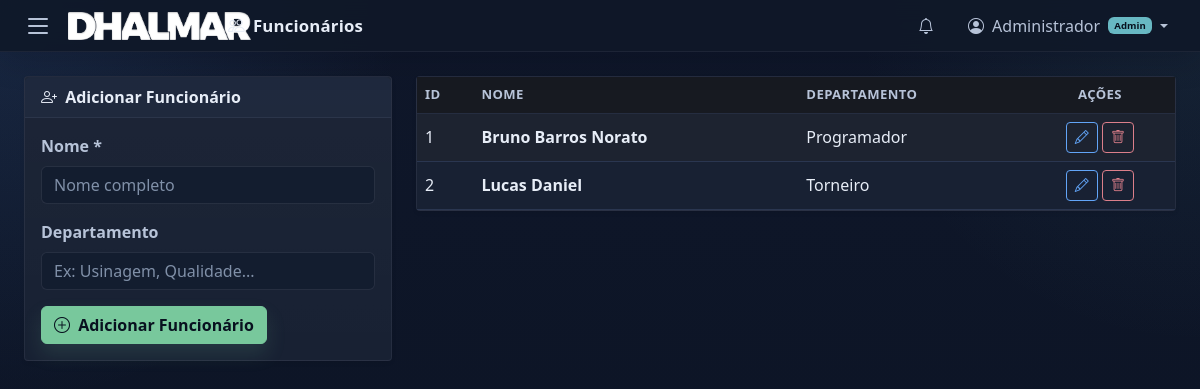
Page /employees/ (signed in) on the committed database.
### app/models.py (models this page shows, shortened)
class User(Base):
    __tablename__ = "users"
    id = Column(Integer, primary_key=True, index=True)
    username = Column(String(100), nullable=False, unique=True)
    full_name = Column(String(200), nullable=False, default="")
    password_hash = Column(String(255), nullable=False)
    role = Column(String(10), nullable=False, default="USER")  # ADMIN or USER
    active = Column(Integer, default=1)  # 1=active, 0=disabled
    created_at = Column(DateTime, default=datetime.utcnow)

class Employee(Base):
    __tablename__ = "employees"
    id = Column(Integer, primary_key=True, index=True)
    name = Column(String(200), nullable=False)
    department = Column(String(200), default="")
    movements = relationship("Movement", back_populates="employee")

### app/routers/employees.py (the view)
@router.get("/")
def employee_list(request: Request, db: Session = Depends(get_db)):
    employees = db.query(Employee).order_by(Employee.name).all()
    return request.app.state.templates.TemplateResponse(
        request=request,
        name="employees/index.html",
        context={"employees": employees},
    )

### app/templates/employees/index.html (shortened to what this page needs)
{% extends "base.html" %}
{% set active_page = "employees" %}
{% block topbar_title %}<i class="bi bi-people me-2"></i>Funcionários{% endblock %}
{% block content %}
<div class="row g-4">
    <div class="col-lg-4">
        <div class="card shadow-sm">
            <div class="card-header">
                {% if editing %}
                    <i class="bi bi-pencil me-1"></i> Editar Funcionário
                {% else %}
                    <i class="bi bi-person-plus me-1"></i> Adicionar Funcionário
                {% endif %}
            </div>
            <div class="card-body">
                {% if editing %}
                <form method="POST" action="/employees/{{ editing.id }}/edit">
                    <div class="mb-3">
                        <label class="form-label fw-semibold">Nome *</label>
                        <input type="text" name="name" class="form-control"
                               value="{{ editing.name }}" required>
                    </div>
                    <div class="mb-3">
                        <label class="form-label fw-semibold">Departamento</label>
                        <input type="text" name="department" class="form-control"
                               value="{{ editing.department }}">
                    </div>
                    <button type="submit" class="btn btn-primary">
                        <i class="bi bi-check-lg me-1"></i> Atualizar
                    </button>
                    <a href="/employees" class="btn btn-outline-secondary">Cancelar</a>
                </form>
                {% else %}
                <form method="POST" action="/employees/create">
                    <div class="mb-3">
                        <label class="form-label fw-semibold">Nome *</label>
                        <input type="text" name="name" class="form-control"
                               placeholder="Nome completo" required>
                    </div>
                    <div class="mb-3">
                        <label class="form-label fw-semibold">Departamento</label>
                        <input type="text" name="department" class="form-control"
                               placeholder="Ex: Usinagem, Qualidade...">
                    </div>
                    <button type="submit" class="btn btn-success">
                        <i class="bi bi-plus-circle me-1"></i> Adicionar Funcionário
                    </button>
                </form>
                {% endif %}
            </div>
        </div>
    </div>
    <div class="col-lg-8">
        <div class="card shadow-sm">
            <div class="card-body p-0">
                <div class="table-responsive">
                    <table class="table table-hover table-striped mb-0 align-middle">
                        <thead class="table-dark">
                            <tr>
                                <th>ID</th>
                                <th>Nome</th>
                                <th>Departamento</th>
                                <th class="text-center">Ações</th>
                            </tr>
                        </thead>
                        <tbody>
                        {% for emp in employees %}
                            <tr>
                                <td>{{ emp.id }}</td>
                                <td class="fw-semibold">{{ emp.name }}</td>
                                <td>{{ emp.department or "—" }}</td>
                                <td class="text-center text-nowrap">
                                    <a href="/employees/{{ emp.id }}/edit"
                                       class="btn btn-sm btn-outline-primary">
                                        <i class="bi bi-pencil"></i>
                                    </a>
                                    <form method="POST" action="/employees/{{ emp.id }}/delete"
                                          class="d-inline"
                                          onsubmit="return confirm('Excluir {{ emp.name }}?')">
                                        <button class="btn btn-sm btn-outline-danger">
                                            <i class="bi bi-trash"></i>
                                        </button>
                                    </form>
                                </td>
                            </tr>
                        {% endfor %}
                        </tbody>
                    </table>
                </div>
            </div>
        </div>
    </div>
</div>
{% endblock %}

### app/templates/base.html (shortened to what this page needs)
<!DOCTYPE html>
<html lang="pt-BR" data-bs-theme="dark">
<head>
    <link href="https://cdn.jsdelivr.net/npm/bootstrap@5.3.3/dist/css/bootstrap.min.css"
          rel="stylesheet">
    <link href="https://cdn.jsdelivr.net/npm/bootstrap-icons@1.11.3/font/bootstrap-icons.min.css"
          rel="stylesheet">
    <link href="/static/css/style.css?v=15" rel="stylesheet">
</head>
<body>
<header id="topbar" class="topbar">
    <div class="topbar-left">
        {% if request.state.current_user %}
        <button id="navToggleBtn" class="topbar-hamburger" aria-label="Menu" aria-expanded="false">
            <span></span>
            <span></span>
            <span></span>
        </button>
        {% endif %}
        <img src="/static/images/DHALMARLOGO.png" alt="Dhalmar" class="topbar-logo">
    </div>
    <div class="topbar-center">
        <div class="topbar-center-content">
            <span class="topbar-page-title">{% block topbar_title %}{% endblock %}</span>
        </div>
    </div>
    <div class="topbar-right">
        {% if request.state.current_user %}
        <div class="topbar-icon-wrapper" id="notificationBell" role="button"
             data-bs-toggle="modal" data-bs-target="#notificationModal"
             title="Notificações">
            <i class="bi bi-bell"></i>
        </div>
        <div class="dropdown">
            <a class="topbar-user dropdown-toggle" href="#" id="userDropdown"
               role="button" data-bs-toggle="dropdown" aria-expanded="false">
                <i class="bi bi-person-circle"></i>
                <span class="d-none d-md-inline ms-1">
                    {{ request.state.current_user.full_name or request.state.current_user.username }}
                </span>
                {% if request.state.current_user.role == 'ADMIN' %}
                <span class="badge bg-info ms-1" style="font-size: 0.6rem;">Admin</span>
                {% endif %}
            </a>
        </div>
        {% endif %}
    </div>
</header>
<main id="mainContent" class="main-content">
    {% block content %}{% endblock %}
</main>
</body>
</html>

### rows in the picture
User: state.current_user "Administrador"
Employee: id "1", name "Bruno Barros Norato", department "Programador"
Employee: id "2", name "Lucas Daniel", department "Torneiro"
